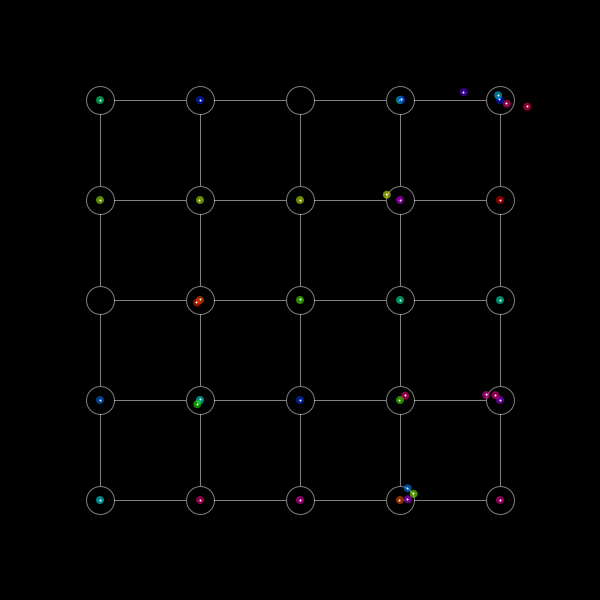
Frame 1 (no input)
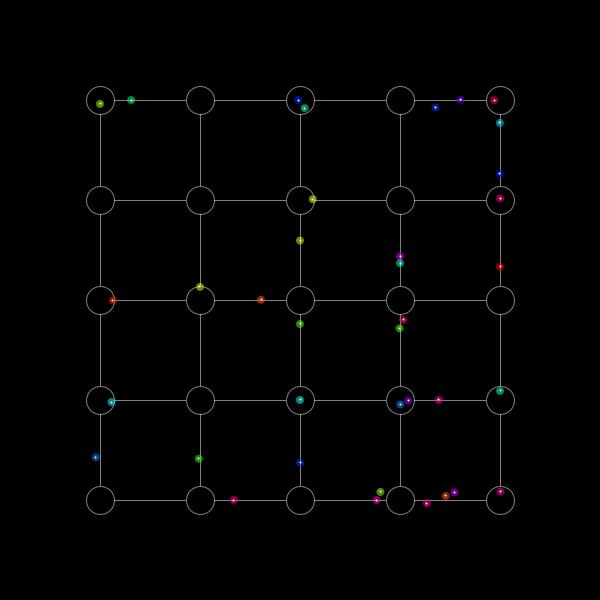
Frame 60 (the mouse pressed at the canvas centre just before this capture)
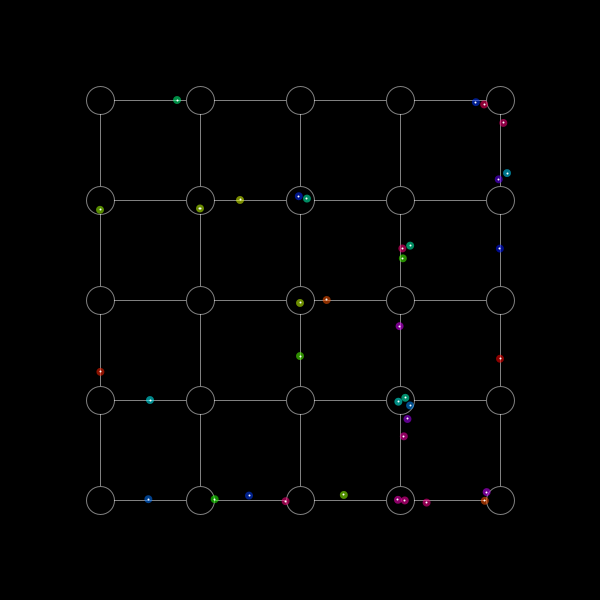
Frame 120 (the mouse held since frame 60 and released just before this capture)

The Processing sketch that drew these frames (run headless with seeded random() and noise(); from frame 60 on, the mouse is pressed at the canvas centre):

// Processing sketch: processing_135843
// ── processing_135843.pde

port[] ports;
port tenu;
voyageur[] voyageurs;
int numb=5;
float RayonCercles=14;
float taille;
port[][] rayons;

void setup() {
  size(600, 600); 
  stroke(255);
  colorMode(HSB);
  strokeWeight(2);
  fill(0, 2);
  ports = new port[0];
  rayons = new port[0][2];
  voyageurs = new voyageur[0];
  taille=width/(numb+1.0); 
  for (int a=0;a<numb;a++) {
    for (int b=0;b<numb;b++) { 
      ports = (port[]) append(ports, new port(taille+a*taille, taille+b*taille));
    }
  }
  for (int a=0;a<(numb*numb*2);a++) {
    port p = ports[floor(random(ports.length))];
    new voyageur(p);
  }
  for (port p1:ports) {
    port[] ps = new port[0];
    for (port p2:ports) {
      float d=dist(p1.basex, p1.basey, p2.basex, p2.basey);
      if (d<(taille+1)) {
        ps = (port[]) append(ps, p2);
        ajouteRayons(p1, p2);
      }
    }
    p1.copains = ps;
  }
  //  g.endDraw();
}

void draw() {
  background(0);
  strokeWeight(1);
  fill(0);
  stroke(255, 128);
  if (tenu!=null) {
    tenu.tiens();
  } 
  for (port[] pz:rayons) {
    line(pz[0].x, pz[0].y, pz[1].x, pz[1].y);
  }
  for (port p:ports) {
    p.affiche();
  } 
  stroke(255);
  strokeWeight(2); 
  for (voyageur v:voyageurs) {
    v.dessine();
  }
  for (voyageur v:voyageurs) {
    if (v.gone==false) {
      v.demarre();
      break;
    }
  }
}

class port {
  float x, y, basex, basey, an, v, rx, ry;
  int aquai=0;
  port[] copains;
  port(float _x, float _y) {
    x=basex=_x;
    y=basey=_y;
    // g.ellipse(x,y,RayonCercles*2, RayonCercles*2);
    an=random(TWO_PI);
    v=random(-0.3, 0.3);
    rx=random(2);
    ry=random(2);
    affiche();
  }
  void affiche() { 
    ellipse(x, y, RayonCercles*2, RayonCercles*2);
  }
  void tiens() { 
    x=mouseX;
    y=mouseY;
    eloigne(3);
    
  }
  void eloigne(int n){
        x=constrain(x, RayonCercles, width-RayonCercles);
    y=constrain(y, RayonCercles, height-RayonCercles); 
    for (port p:ports) {
      if (p!=this) {
        float d=dist(x, y, p.x, p.y); 
        if (d<(RayonCercles*2)) { 
          p.x=x+((p.x-x)/d)*(RayonCercles*2);
          p.y=y+((p.y-y)/d)*(RayonCercles*2); 
          if(n>0){
          p.eloigne(n-1);
          }
        }
      }
    }
  }
}

class voyageur {
  color c, c2;
  boolean gone=false;
  float vitesse;
  port portDest, portDepart;
  float x, y, di; 
  voyageur(port p) {
    di=random(8, 9.5);
    vitesse =random(0.5, 2.3);
    float cc=random(255);
    c = color(cc, 255, 255);
    c2 = color(cc, 255, 255, 140);
    portDepart=p;
    x=p.x;
    y=p.y;
    voyageurs = (voyageur[]) append (voyageurs, this);
  }
  void dessine() { 
    vitesse+=random(-0.001, 0.001);
    // stroke(c);
    if (gone) {
      float d=dist(x, y, portDest.x, portDest.y);
      int stepc = int(d/vitesse);
      int step=stepc-1;
      if (step<=0) {
        gone = false;
        portDepart = portDest;
        portDepart.aquai++;
        if (random(8)<1) {
          demarre();
        }
      } 
      else {
        x=portDest.x+((x-portDest.x)/stepc)*step;
        y=portDest.y+((y-portDest.y)/stepc)*step;
      }
    } 
    else {
      float d=dist(x, y, portDepart.x, portDepart.y);
      if (d>RayonCercles) {
        x=portDepart.x+((x-portDepart.x)/d)*RayonCercles;
        y=portDepart.y+((y-portDepart.y)/d)*RayonCercles;
      }
    }
    for (voyageur v:voyageurs) {
      float d=dist(v.x, v.y, x, y);
      if (v!=this) {
        if (d<di) {
          float an=random(TWO_PI);
          x+=cos(an)*0.01;
          y+=sin(an)*0.01;
          v.x=x+((v.x-x)/d)*di;
          v.y=y+((v.y-y)/d)*di;
          if (v.gone==false) {
            v.demarre();
          }
        }
      }
    }
    noStroke();
    fill(c2);
    ellipse(x, y, 8, 8);
    stroke(255);
    point(x, y);
  }
  void demarre() {
    port[] pz =  portDepart.copains;
    portDepart.aquai--;
    port p=pz[floor(random(pz.length))];
    portDest = p;
    gone=true;
  }
}

void mousePressed() {
  for (int a=0;a<ports.length;a++) {
    port p=ports[a];
    float d=dist(p.x, p.y, mouseX, mouseY);
    if (d<RayonCercles) {
      tenu=p;
      break;
    }
  }
}

void mouseReleased() {
  tenu=null;
}

void ajouteRayons(port p1, port p2) {
  boolean found=false;
  for (port[] p:rayons) {
    if ((p[0]==p1 && p[1]==p2)||(p[0]==p2 && p[1]==p1)) {
      found=true;
      break;
    }
  }
  if (!found) {
    port[] pp= {
      p1, p2
    };
    rayons = (port[][]) append(rayons, pp);
  }
}
